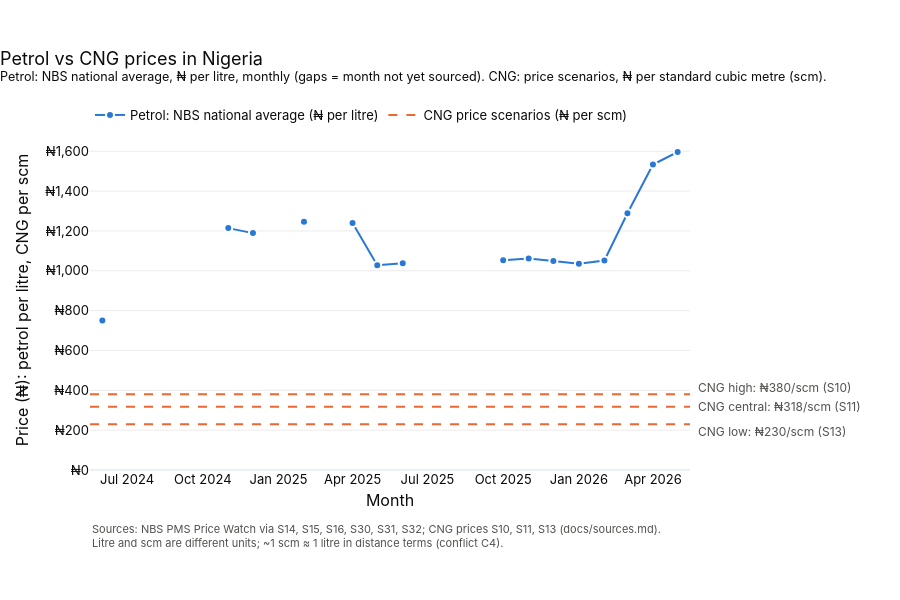

The notebook cell this image was saved under:
### Markdown cell above
## 4. Build the chart

Design choices, briefly:
- **One y-axis in naira.** Both fuels are priced in ₦, so they share an axis. The unit difference (litre vs scm) is spelled out in
  the axis title, the line labels and the hover text.
- **Petrol = solid blue line with markers**; **CNG = dashed orange reference lines**, all one colour because they are
  three scenarios of the *same* thing, told apart by their direct labels.
- **y-axis starts at 0.** The point of the chart is the *size* of the gap, and a truncated axis would exaggerate or hide it.
- **CNG lines are ordinary two-point traces**, not `fig.add_hline`. `add_hline` is a "shape", and shapes get no hover
  tooltip or legend entry. A trace from the left edge to the right edge of the x-axis looks the same and gets both.

### Code cell
PETROL_COLOR = "#2a78d6"   # blue
CNG_COLOR = "#eb6834"      # orange
INK_MUTED = "#52514e"      # grey for secondary text

fig = go.Figure()

# Petrol: national average, NGN per litre
fig.add_trace(go.Scatter(
    x=petrol_monthly.index,
    y=petrol_monthly["national_avg_ngn_per_litre"],
    name="Petrol: NBS national average (₦ per litre)",
    mode="lines+markers",
    line=dict(color=PETROL_COLOR, width=2),
    marker=dict(size=8, color=PETROL_COLOR, line=dict(color="white", width=2)),
    connectgaps=False,          # break the line where months are missing
    customdata=petrol_monthly["source_id"],
    hovertemplate="%{x|%b %Y}<br><b>₦%{y:,.2f} per litre</b><br>Source: %{customdata}<extra>Petrol</extra>",
))

# Fix the x-axis range (half a month of padding each side) so the CNG lines can
# span exactly edge to edge.
x0 = all_months[0] - pd.Timedelta(days=15)
x1 = all_months[-1] + pd.Timedelta(days=15)

# CNG: one dashed horizontal line per scenario, NGN per scm
for i, (label, (price, src)) in enumerate(cng_scenarios.items()):
    # Direct label in the right margin. The three lines sit close together, so
    # labels drawn on the plot overlap; nudging high up and low down keeps them apart.
    fig.add_annotation(
        text=f"CNG {label.lower()}: ₦{price:,.0f}/scm ({src})",
        xref="paper", x=1.01, xanchor="left",
        y=price, yref="y", yshift={"Low": -7, "Central": 0, "High": 7}[label],
        showarrow=False, font=dict(color=INK_MUTED, size=12),
    )
    # The line itself. showlegend only on the first, so the legend shows one entry for the group
    fig.add_trace(go.Scatter(
        x=[x0, x1], y=[price, price],
        mode="lines",
        line=dict(color=CNG_COLOR, width=2, dash="dash"),
        name="CNG price scenarios (₦ per scm)",
        legendgroup="cng",
        showlegend=(i == 0),
        hovertemplate=f"<b>CNG {label.lower()}: ₦{price:,.0f} per scm</b><br>Source: {src}<extra>CNG</extra>",
    ))

fig.update_layout(
    title=dict(
        text="Petrol vs CNG prices in Nigeria<br>"
             "<sup>Petrol: NBS national average, ₦ per litre, monthly (gaps = month not yet sourced). "
             "CNG: price scenarios, ₦ per standard cubic metre (scm).</sup>",
        x=0, xanchor="left",
    ),
    template="plotly_white",
    font=dict(family="Inter, Segoe UI, Arial, sans-serif", size=13, color="#0b0b0b"),
    xaxis=dict(title=dict(text="Month", standoff=8), range=[x0, x1], tickformat="%b %Y", dtick="M3", showgrid=False),
    yaxis=dict(
        title=dict(text="Price (₦): petrol per litre, CNG per scm", standoff=12),
        tickprefix="₦", tickformat=",.0f",
        rangemode="tozero", gridcolor="#ececea",
    ),
    legend=dict(orientation="h", yanchor="bottom", y=1.0, x=0, xanchor="left"),
    hovermode="closest",
    margin=dict(t=130, l=90, r=210, b=130),
    height=600,
)

fig.add_annotation(
    text="Sources: NBS PMS Price Watch via S14, S15, S16, S30, S31, S32; CNG prices S10, S11, S13 (docs/sources.md).<br>"
         "Litre and scm are different units; ~1 scm ≈ 1 litre in distance terms (conflict C4).",
    xref="paper", yref="paper", x=0, y=-0.24, showarrow=False,
    xanchor="left", align="left", font=dict(size=11, color=INK_MUTED),
)

fig.show()

### Figure 1 — Plotly figure (JSON) as saved in the notebook; plotly's stock layout.template omitted (floating-point values rounded to 4 significant figures)
{"data": [{"connectgaps": false, "customdata": ["S30", null, null, null, null, "S31", "S32", null, "S14", null, "S15", "S16", "S30", null, null, null, "S31", "S31", "S32", "S14", "S14", "S15", "S15", "S16"], "hovertemplate": "%{x|%b %Y}<br><b>₦%{y:,.2f} per litre</b><br>Source: %{customdata}<extra>Petrol</extra>", "line": {"color": "#2a78d6", "width": 2}, "marker": {"color": "#2a78d6", "line": {"color": "white", "width": 2}, "size": 8}, "mode": "lines+markers", "name": "Petrol: NBS national average (₦ per litre)", "type": "scatter", "x": ["2024-06-01T00:00:00.000000", "2024-07-01T00:00:00.000000", "2024-08-01T00:00:00.000000", "2024-09-01T00:00:00.000000", "2024-10-01T00:00:00.000000", "2024-11-01T00:00:00.000000", "2024-12-01T00:00:00.000000", "2025-01-01T00:00:00.000000", "2025-02-01T00:00:00.000000", "2025-03-01T00:00:00.000000", "2025-04-01T00:00:00.000000", "2025-05-01T00:00:00.000000", "2025-06-01T00:00:00.000000", "2025-07-01T00:00:00.000000", "2025-08-01T00:00:00.000000", "2025-09-01T00:00:00.000000", "2025-10-01T00:00:00.000000", "2025-11-01T00:00:00.000000", "2025-12-01T00:00:00.000000", "2026-01-01T00:00:00.000000", "2026-02-01T00:00:00.000000", "2026-03-01T00:00:00.000000", "2026-04-01T00:00:00.000000", "2026-05-01T00:00:00.000000"], "y": [750.2, NaN, NaN, NaN, NaN, 1214.0, 1189.0, NaN, 1246.0, NaN, 1239.0, 1028.0, 1038.0, NaN, NaN, NaN, 1052.0, 1061.0, 1049.0, 1035.0, 1051.0, 1289.0, 1533.0, 1596.0]}, {"hovertemplate": "<b>CNG low: ₦230 per scm</b><br>Source: S13<extra>CNG</extra>", "legendgroup": "cng", "line": {"color": "#eb6834", "dash": "dash", "width": 2}, "mode": "lines", "name": "CNG price scenarios (₦ per scm)", "showlegend": true, "type": "scatter", "x": ["2024-05-17T00:00:00", "2026-05-16T00:00:00"], "y": [230.0, 230.0]}, {"hovertemplate": "<b>CNG central: ₦318 per scm</b><br>Source: S11<extra>CNG</extra>", "legendgroup": "cng", "line": {"color": "#eb6834", "dash": "dash", "width": 2}, "mode": "lines", "name": "CNG price scenarios (₦ per scm)", "showlegend": false, "type": "scatter", "x": ["2024-05-17T00:00:00", "2026-05-16T00:00:00"], "y": [318.0, 318.0]}, {"hovertemplate": "<b>CNG high: ₦380 per scm</b><br>Source: S10<extra>CNG</extra>", "legendgroup": "cng", "line": {"color": "#eb6834", "dash": "dash", "width": 2}, "mode": "lines", "name": "CNG price scenarios (₦ per scm)", "showlegend": false, "type": "scatter", "x": ["2024-05-17T00:00:00", "2026-05-16T00:00:00"], "y": [380.0, 380.0]}], "layout": {"annotations": [{"font": {"color": "#52514e", "size": 12}, "showarrow": false, "text": "CNG low: ₦230/scm (S13)", "x": 1.01, "xanchor": "left", "xref": "paper", "y": 230.0, "yref": "y", "yshift": -7}, {"font": {"color": "#52514e", "size": 12}, "showarrow": false, "text": "CNG central: ₦318/scm (S11)", "x": 1.01, "xanchor": "left", "xref": "paper", "y": 318.0, "yref": "y", "yshift": 0}, {"font": {"color": "#52514e", "size": 12}, "showarrow": false, "text": "CNG high: ₦380/scm (S10)", "x": 1.01, "xanchor": "left", "xref": "paper", "y": 380.0, "yref": "y", "yshift": 7}, {"align": "left", "font": {"color": "#52514e", "size": 11}, "showarrow": false, "text": "Sources: NBS PMS Price Watch via S14, S15, S16, S30, S31, S32; CNG prices S10, S11, S13 (docs/sources.md).<br>Litre and scm are different units; ~1 scm ≈ 1 litre in distance terms (conflict C4).", "x": 0, "xanchor": "left", "xref": "paper", "y": -0.24, "yref": "paper"}], "font": {"color": "#0b0b0b", "family": "Inter, Segoe UI, Arial, sans-serif", "size": 13}, "height": 600, "hovermode": "closest", "legend": {"orientation": "h", "x": 0, "xanchor": "left", "y": 1.0, "yanchor": "bottom"}, "margin": {"b": 130, "l": 90, "r": 210, "t": 130}, "title": {"text": "Petrol vs CNG prices in Nigeria<br><sup>Petrol: NBS national average, ₦ per litre, monthly (gaps = month not yet sourced). CNG: price scenarios, ₦ per standard cubic metre (scm).</sup>", "x": 0, "xanchor": "left"}, "xaxis": {"dtick": "M3", "range": ["2024-05-17T00:00:00", "2026-05-16T00:00:00"], "showgrid": false, "tickformat": "%b %Y", "title": {"standoff": 8, "text": "Month"}}, "yaxis": {"gridcolor": "#ececea", "rangemode": "tozero", "tickformat": ",.0f", "tickprefix": "₦", "title": {"standoff": 12, "text": "Price (₦): petrol per litre, CNG per scm"}}}}
